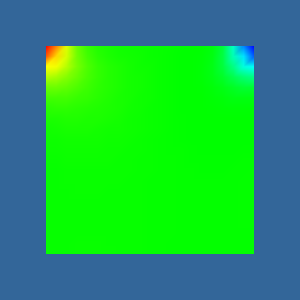

This figure's Python source:
#!/usr/bin/env python

# Read an OpenFOAM case and render pressure field.

import os

import vtkmodules.vtkInteractionStyle  # noqa: F401
import vtkmodules.vtkRenderingFreeType  # noqa: F401
import vtkmodules.vtkRenderingOpenGL2  # noqa: F401

from vtkmodules.vtkIOGeometry import vtkOpenFOAMReader
from vtkmodules.vtkRenderingCore import (
    vtkActor,
    vtkDataSetMapper,
    vtkRenderWindow,
    vtkRenderWindowInteractor,
    vtkRenderer,
)

# Source
data_dir = os.environ.get("VPE_DATA_DIR", os.path.dirname(os.path.abspath(__file__)))

# Read OpenFOAM case
foam_reader = vtkOpenFOAMReader()
foam_reader.SetFileName(os.path.join(data_dir, "OpenFOAM", "cavity", "cavity.foam"))
foam_reader.Update()
foam_reader.SetTimeValue(0.5)
foam_reader.ReadZonesOn()
foam_reader.Update()

# Get the internal mesh block
block_0 = foam_reader.GetOutput().GetBlock(0)
block_0.GetCellData().SetActiveScalars("p")

# Mapper
dataset_mapper = vtkDataSetMapper()
dataset_mapper.SetInputData(block_0)
dataset_mapper.SetScalarRange(block_0.GetScalarRange())

# Actor
foam_actor = vtkActor()
foam_actor.SetMapper(dataset_mapper)

# Renderer
renderer = vtkRenderer()
renderer.AddActor(foam_actor)
renderer.SetBackground(0.2, 0.4, 0.6)

# Render window
render_window = vtkRenderWindow()
render_window.AddRenderer(renderer)
render_window.SetWindowName("open foam reader")
render_window.SetMultiSamples(0)
render_window.SetSize(300, 300)

# Interactor
interactor = vtkRenderWindowInteractor()
interactor.SetRenderWindow(render_window)

# Scene
renderer.ResetCamera()

interactor.Initialize()
interactor.Start()
